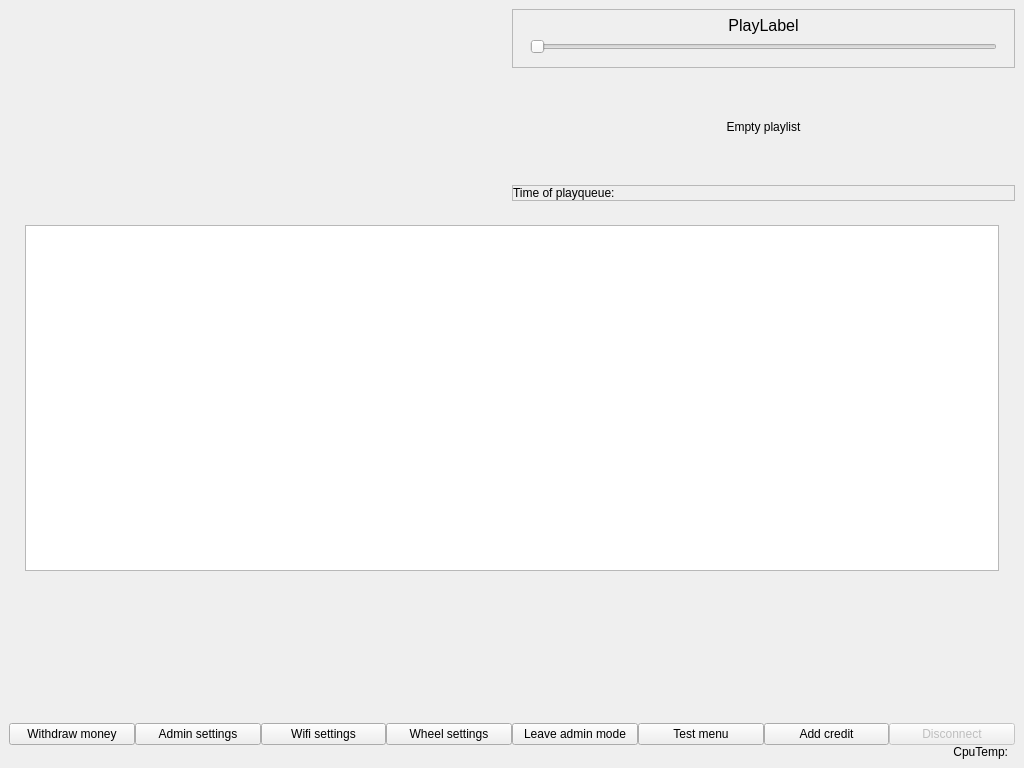
<?xml version="1.0" encoding="UTF-8"?>
<ui version="4.0">
 <class>MainWindow</class>
 <widget class="QMainWindow" name="MainWindow">
  <property name="geometry">
   <rect>
    <x>0</x>
    <y>0</y>
    <width>1024</width>
    <height>768</height>
   </rect>
  </property>
  <property name="sizePolicy">
   <sizepolicy hsizetype="Preferred" vsizetype="Preferred">
    <horstretch>0</horstretch>
    <verstretch>0</verstretch>
   </sizepolicy>
  </property>
  <property name="maximumSize">
   <size>
    <width>1024</width>
    <height>768</height>
   </size>
  </property>
  <property name="windowTitle">
   <string>MainWindow</string>
  </property>
  <widget class="QWidget" name="centralwidget">
   <property name="sizePolicy">
    <sizepolicy hsizetype="Fixed" vsizetype="Fixed">
     <horstretch>0</horstretch>
     <verstretch>0</verstretch>
    </sizepolicy>
   </property>
   <layout class="QVBoxLayout" name="verticalLayout_11" stretch="0">
    <property name="spacing">
     <number>0</number>
    </property>
    <property name="leftMargin">
     <number>0</number>
    </property>
    <property name="rightMargin">
     <number>0</number>
    </property>
    <item>
     <layout class="QVBoxLayout" name="verticalLayout" stretch="3,7,0">
      <property name="spacing">
       <number>0</number>
      </property>
      <item>
       <layout class="QHBoxLayout" name="horizontalLayout_5">
        <property name="leftMargin">
         <number>9</number>
        </property>
        <property name="rightMargin">
         <number>9</number>
        </property>
        <item>
         <layout class="QVBoxLayout" name="verticalLayout_10" stretch="0,0,0">
          <property name="spacing">
           <number>1</number>
          </property>
          <item>
           <layout class="QHBoxLayout" name="horizontalLayout_6" stretch="0,0,0">
            <item>
             <layout class="QVBoxLayout" name="verticalLayout_4">
              <item>
               <widget class="QLabel" name="actualCreditValue">
                <property name="sizePolicy">
                 <sizepolicy hsizetype="Preferred" vsizetype="Preferred">
                  <horstretch>0</horstretch>
                  <verstretch>0</verstretch>
                 </sizepolicy>
                </property>
                <property name="text">
                 <string/>
                </property>
               </widget>
              </item>
              <item>
               <widget class="QLabel" name="actualMoneyValue">
                <property name="text">
                 <string/>
                </property>
               </widget>
              </item>
              <item>
               <widget class="QLabel" name="actualFortuneCount">
                <property name="text">
                 <string/>
                </property>
               </widget>
              </item>
              <item>
               <widget class="QLabel" name="actualNeedFortuneMoney">
                <property name="text">
                 <string/>
                </property>
               </widget>
              </item>
              <item>
               <layout class="QHBoxLayout" name="horizontalLayout_13">
                <item>
                 <widget class="QLabel" name="wifiStateLabel">
                  <property name="text">
                   <string/>
                  </property>
                 </widget>
                </item>
                <item>
                 <widget class="QLabel" name="serverStateLabel">
                  <property name="text">
                   <string/>
                  </property>
                  <property name="alignment">
                   <set>Qt::AlignRight|Qt::AlignTrailing|Qt::AlignVCenter</set>
                  </property>
                 </widget>
                </item>
               </layout>
              </item>
             </layout>
            </item>
            <item>
             <widget class="QLabel" name="coinImageLabel">
              <property name="sizePolicy">
               <sizepolicy hsizetype="Preferred" vsizetype="Preferred">
                <horstretch>0</horstretch>
                <verstretch>0</verstretch>
               </sizepolicy>
              </property>
              <property name="minimumSize">
               <size>
                <width>45</width>
                <height>45</height>
               </size>
              </property>
              <property name="text">
               <string/>
              </property>
             </widget>
            </item>
            <item>
             <widget class="QLabel" name="insertNewCoinLabel">
              <property name="sizePolicy">
               <sizepolicy hsizetype="MinimumExpanding" vsizetype="Preferred">
                <horstretch>0</horstretch>
                <verstretch>0</verstretch>
               </sizepolicy>
              </property>
              <property name="font">
               <font>
                <pointsize>15</pointsize>
               </font>
              </property>
              <property name="text">
               <string/>
              </property>
             </widget>
            </item>
           </layout>
          </item>
          <item>
           <widget class="QLabel" name="infoLabel">
            <property name="font">
             <font>
              <pointsize>15</pointsize>
             </font>
            </property>
            <property name="text">
             <string/>
            </property>
           </widget>
          </item>
          <item>
           <widget class="QLabel" name="errorLabel">
            <property name="font">
             <font>
              <pointsize>15</pointsize>
             </font>
            </property>
            <property name="text">
             <string/>
            </property>
           </widget>
          </item>
         </layout>
        </item>
        <item>
         <layout class="QVBoxLayout" name="verticalLayout_14">
          <property name="spacing">
           <number>6</number>
          </property>
          <item>
           <widget class="QWidget" name="playQueueContainer" native="true">
            <property name="sizePolicy">
             <sizepolicy hsizetype="Expanding" vsizetype="Preferred">
              <horstretch>0</horstretch>
              <verstretch>0</verstretch>
             </sizepolicy>
            </property>
            <layout class="QVBoxLayout" name="verticalLayout_3" stretch="1,2,0">
             <property name="spacing">
              <number>0</number>
             </property>
             <property name="leftMargin">
              <number>0</number>
             </property>
             <property name="topMargin">
              <number>0</number>
             </property>
             <property name="rightMargin">
              <number>0</number>
             </property>
             <property name="bottomMargin">
              <number>0</number>
             </property>
             <item>
              <widget class="QFrame" name="livePlayFrame">
               <property name="frameShape">
                <enum>QFrame::StyledPanel</enum>
               </property>
               <property name="frameShadow">
                <enum>QFrame::Raised</enum>
               </property>
               <layout class="QVBoxLayout" name="verticalLayout_6" stretch="0,0">
                <property name="spacing">
                 <number>1</number>
                </property>
                <property name="topMargin">
                 <number>6</number>
                </property>
                <item>
                 <widget class="QLabel" name="playLabel">
                  <property name="sizePolicy">
                   <sizepolicy hsizetype="Ignored" vsizetype="Minimum">
                    <horstretch>0</horstretch>
                    <verstretch>0</verstretch>
                   </sizepolicy>
                  </property>
                  <property name="font">
                   <font>
                    <pointsize>12</pointsize>
                   </font>
                  </property>
                  <property name="text">
                   <string>PlayLabel</string>
                  </property>
                  <property name="alignment">
                   <set>Qt::AlignCenter</set>
                  </property>
                 </widget>
                </item>
                <item>
                 <layout class="QHBoxLayout" name="horizontalLayout_10">
                  <item>
                   <widget class="QLabel" name="totalTimeLabel">
                    <property name="sizePolicy">
                     <sizepolicy hsizetype="Minimum" vsizetype="Preferred">
                      <horstretch>0</horstretch>
                      <verstretch>0</verstretch>
                     </sizepolicy>
                    </property>
                    <property name="text">
                     <string/>
                    </property>
                   </widget>
                  </item>
                  <item>
                   <widget class="QSlider" name="playSlider">
                    <property name="sizePolicy">
                     <sizepolicy hsizetype="MinimumExpanding" vsizetype="MinimumExpanding">
                      <horstretch>0</horstretch>
                      <verstretch>0</verstretch>
                     </sizepolicy>
                    </property>
                    <property name="orientation">
                     <enum>Qt::Horizontal</enum>
                    </property>
                    <property name="invertedAppearance">
                     <bool>false</bool>
                    </property>
                   </widget>
                  </item>
                  <item>
                   <widget class="QLabel" name="timeLabel">
                    <property name="sizePolicy">
                     <sizepolicy hsizetype="Minimum" vsizetype="Preferred">
                      <horstretch>0</horstretch>
                      <verstretch>0</verstretch>
                     </sizepolicy>
                    </property>
                    <property name="text">
                     <string/>
                    </property>
                   </widget>
                  </item>
                 </layout>
                </item>
               </layout>
              </widget>
             </item>
             <item>
              <widget class="QStackedWidget" name="stackedWidget_2">
               <property name="currentIndex">
                <number>1</number>
               </property>
               <widget class="QWidget" name="playQueuePage">
                <layout class="QVBoxLayout" name="verticalLayout_8">
                 <property name="spacing">
                  <number>0</number>
                 </property>
                 <property name="leftMargin">
                  <number>0</number>
                 </property>
                 <property name="topMargin">
                  <number>0</number>
                 </property>
                 <property name="rightMargin">
                  <number>0</number>
                 </property>
                 <property name="bottomMargin">
                  <number>0</number>
                 </property>
                 <item>
                  <widget class="QTableWidget" name="playQueueWidget">
                   <property name="selectionBehavior">
                    <enum>QAbstractItemView::SelectRows</enum>
                   </property>
                   <property name="showGrid">
                    <bool>false</bool>
                   </property>
                   <property name="columnCount">
                    <number>1</number>
                   </property>
                   <attribute name="horizontalHeaderVisible">
                    <bool>false</bool>
                   </attribute>
                   <attribute name="horizontalHeaderStretchLastSection">
                    <bool>true</bool>
                   </attribute>
                   <attribute name="verticalHeaderVisible">
                    <bool>false</bool>
                   </attribute>
                   <attribute name="verticalHeaderDefaultSectionSize">
                    <number>18</number>
                   </attribute>
                   <attribute name="verticalHeaderMinimumSectionSize">
                    <number>18</number>
                   </attribute>
                   <column/>
                  </widget>
                 </item>
                </layout>
               </widget>
               <widget class="QWidget" name="emptyPlayQueuePage">
                <layout class="QVBoxLayout" name="verticalLayout_9">
                 <property name="spacing">
                  <number>0</number>
                 </property>
                 <property name="leftMargin">
                  <number>0</number>
                 </property>
                 <property name="topMargin">
                  <number>0</number>
                 </property>
                 <property name="rightMargin">
                  <number>0</number>
                 </property>
                 <property name="bottomMargin">
                  <number>0</number>
                 </property>
                 <item>
                  <widget class="QLabel" name="emptyLabel">
                   <property name="text">
                    <string>Empty playlist</string>
                   </property>
                   <property name="alignment">
                    <set>Qt::AlignCenter</set>
                   </property>
                  </widget>
                 </item>
                </layout>
               </widget>
              </widget>
             </item>
             <item>
              <widget class="QFrame" name="playQueueTimeFrame">
               <property name="frameShape">
                <enum>QFrame::StyledPanel</enum>
               </property>
               <property name="frameShadow">
                <enum>QFrame::Raised</enum>
               </property>
               <layout class="QHBoxLayout" name="horizontalLayout">
                <property name="spacing">
                 <number>0</number>
                </property>
                <property name="leftMargin">
                 <number>0</number>
                </property>
                <property name="topMargin">
                 <number>0</number>
                </property>
                <property name="rightMargin">
                 <number>0</number>
                </property>
                <property name="bottomMargin">
                 <number>0</number>
                </property>
                <item>
                 <widget class="QLabel" name="label_2">
                  <property name="sizePolicy">
                   <sizepolicy hsizetype="Expanding" vsizetype="Preferred">
                    <horstretch>0</horstretch>
                    <verstretch>0</verstretch>
                   </sizepolicy>
                  </property>
                  <property name="text">
                   <string>Time of playqueue:</string>
                  </property>
                 </widget>
                </item>
                <item>
                 <widget class="QLabel" name="timeOfPlayQueueLabel">
                  <property name="sizePolicy">
                   <sizepolicy hsizetype="Minimum" vsizetype="Preferred">
                    <horstretch>0</horstretch>
                    <verstretch>0</verstretch>
                   </sizepolicy>
                  </property>
                  <property name="text">
                   <string/>
                  </property>
                  <property name="alignment">
                   <set>Qt::AlignRight|Qt::AlignTrailing|Qt::AlignVCenter</set>
                  </property>
                 </widget>
                </item>
               </layout>
              </widget>
             </item>
            </layout>
           </widget>
          </item>
         </layout>
        </item>
       </layout>
      </item>
      <item>
       <widget class="QStackedWidget" name="stackedWidget">
        <property name="sizePolicy">
         <sizepolicy hsizetype="Expanding" vsizetype="Preferred">
          <horstretch>0</horstretch>
          <verstretch>0</verstretch>
         </sizepolicy>
        </property>
        <property name="currentIndex">
         <number>0</number>
        </property>
        <widget class="QWidget" name="pageMain">
         <layout class="QVBoxLayout" name="verticalLayout_12" stretch="8,1">
          <property name="leftMargin">
           <number>0</number>
          </property>
          <property name="rightMargin">
           <number>0</number>
          </property>
          <item>
           <layout class="QHBoxLayout" name="horizontalLayout_3">
            <property name="leftMargin">
             <number>25</number>
            </property>
            <property name="topMargin">
             <number>15</number>
            </property>
            <property name="rightMargin">
             <number>25</number>
            </property>
            <property name="bottomMargin">
             <number>15</number>
            </property>
            <item>
             <widget class="QTableWidget" name="songsWidget">
              <property name="styleSheet">
               <string notr="true"/>
              </property>
              <property name="editTriggers">
               <set>QAbstractItemView::NoEditTriggers</set>
              </property>
              <property name="tabKeyNavigation">
               <bool>true</bool>
              </property>
              <property name="showDropIndicator" stdset="0">
               <bool>false</bool>
              </property>
              <property name="alternatingRowColors">
               <bool>false</bool>
              </property>
              <property name="selectionMode">
               <enum>QAbstractItemView::SingleSelection</enum>
              </property>
              <property name="selectionBehavior">
               <enum>QAbstractItemView::SelectRows</enum>
              </property>
              <property name="showGrid">
               <bool>false</bool>
              </property>
              <property name="gridStyle">
               <enum>Qt::NoPen</enum>
              </property>
              <property name="columnCount">
               <number>1</number>
              </property>
              <attribute name="horizontalHeaderVisible">
               <bool>false</bool>
              </attribute>
              <attribute name="horizontalHeaderCascadingSectionResizes">
               <bool>true</bool>
              </attribute>
              <attribute name="horizontalHeaderDefaultSectionSize">
               <number>150</number>
              </attribute>
              <attribute name="horizontalHeaderHighlightSections">
               <bool>false</bool>
              </attribute>
              <attribute name="horizontalHeaderMinimumSectionSize">
               <number>40</number>
              </attribute>
              <attribute name="horizontalHeaderShowSortIndicator" stdset="0">
               <bool>false</bool>
              </attribute>
              <attribute name="horizontalHeaderStretchLastSection">
               <bool>true</bool>
              </attribute>
              <attribute name="verticalHeaderVisible">
               <bool>false</bool>
              </attribute>
              <attribute name="verticalHeaderMinimumSectionSize">
               <number>35</number>
              </attribute>
              <column/>
             </widget>
            </item>
           </layout>
          </item>
          <item>
           <layout class="QHBoxLayout" name="horizontalLayout_12">
            <property name="spacing">
             <number>0</number>
            </property>
            <item>
             <widget class="QLabel" name="leftLeftGenre">
              <property name="sizePolicy">
               <sizepolicy hsizetype="Preferred" vsizetype="Fixed">
                <horstretch>0</horstretch>
                <verstretch>0</verstretch>
               </sizepolicy>
              </property>
              <property name="minimumSize">
               <size>
                <width>0</width>
                <height>30</height>
               </size>
              </property>
              <property name="text">
               <string/>
              </property>
              <property name="alignment">
               <set>Qt::AlignCenter</set>
              </property>
             </widget>
            </item>
            <item>
             <widget class="QLabel" name="leftGenre">
              <property name="sizePolicy">
               <sizepolicy hsizetype="Preferred" vsizetype="Fixed">
                <horstretch>0</horstretch>
                <verstretch>0</verstretch>
               </sizepolicy>
              </property>
              <property name="minimumSize">
               <size>
                <width>0</width>
                <height>30</height>
               </size>
              </property>
              <property name="text">
               <string/>
              </property>
              <property name="alignment">
               <set>Qt::AlignCenter</set>
              </property>
             </widget>
            </item>
            <item>
             <widget class="QLabel" name="genreLabel">
              <property name="sizePolicy">
               <sizepolicy hsizetype="Preferred" vsizetype="Expanding">
                <horstretch>0</horstretch>
                <verstretch>0</verstretch>
               </sizepolicy>
              </property>
              <property name="font">
               <font>
                <pointsize>15</pointsize>
               </font>
              </property>
              <property name="text">
               <string/>
              </property>
              <property name="alignment">
               <set>Qt::AlignCenter</set>
              </property>
             </widget>
            </item>
            <item>
             <widget class="QLabel" name="rightGenre">
              <property name="sizePolicy">
               <sizepolicy hsizetype="Preferred" vsizetype="Fixed">
                <horstretch>0</horstretch>
                <verstretch>0</verstretch>
               </sizepolicy>
              </property>
              <property name="minimumSize">
               <size>
                <width>0</width>
                <height>30</height>
               </size>
              </property>
              <property name="text">
               <string/>
              </property>
              <property name="alignment">
               <set>Qt::AlignCenter</set>
              </property>
             </widget>
            </item>
            <item>
             <widget class="QLabel" name="rightRightGenre">
              <property name="sizePolicy">
               <sizepolicy hsizetype="Preferred" vsizetype="Fixed">
                <horstretch>0</horstretch>
                <verstretch>0</verstretch>
               </sizepolicy>
              </property>
              <property name="minimumSize">
               <size>
                <width>0</width>
                <height>30</height>
               </size>
              </property>
              <property name="text">
               <string/>
              </property>
              <property name="alignment">
               <set>Qt::AlignCenter</set>
              </property>
             </widget>
            </item>
           </layout>
          </item>
         </layout>
        </widget>
        <widget class="QWidget" name="pageBluetooth">
         <layout class="QVBoxLayout" name="verticalLayout_5" stretch="1,5,1">
          <property name="spacing">
           <number>2</number>
          </property>
          <property name="leftMargin">
           <number>50</number>
          </property>
          <property name="topMargin">
           <number>10</number>
          </property>
          <property name="rightMargin">
           <number>50</number>
          </property>
          <property name="bottomMargin">
           <number>10</number>
          </property>
          <item>
           <layout class="QHBoxLayout" name="horizontalLayout_4" stretch="1,1,1">
            <item>
             <spacer name="horizontalSpacer_5">
              <property name="orientation">
               <enum>Qt::Horizontal</enum>
              </property>
              <property name="sizeHint" stdset="0">
               <size>
                <width>40</width>
                <height>20</height>
               </size>
              </property>
             </spacer>
            </item>
            <item>
             <widget class="QPushButton" name="scanButton">
              <property name="sizePolicy">
               <sizepolicy hsizetype="Minimum" vsizetype="MinimumExpanding">
                <horstretch>0</horstretch>
                <verstretch>0</verstretch>
               </sizepolicy>
              </property>
              <property name="styleSheet">
               <string notr="true"/>
              </property>
              <property name="text">
               <string>Scan bluetooth network</string>
              </property>
              <property name="icon">
               <iconset resource="../resources/Resources.qrc">
                <normaloff>:/images/search1_fialova.png</normaloff>:/images/search1_fialova.png</iconset>
              </property>
              <property name="iconSize">
               <size>
                <width>32</width>
                <height>32</height>
               </size>
              </property>
             </widget>
            </item>
            <item>
             <spacer name="horizontalSpacer_4">
              <property name="orientation">
               <enum>Qt::Horizontal</enum>
              </property>
              <property name="sizeHint" stdset="0">
               <size>
                <width>40</width>
                <height>20</height>
               </size>
              </property>
             </spacer>
            </item>
           </layout>
          </item>
          <item>
           <layout class="QVBoxLayout" name="verticalLayout_7">
            <property name="spacing">
             <number>6</number>
            </property>
            <property name="leftMargin">
             <number>30</number>
            </property>
            <property name="topMargin">
             <number>10</number>
            </property>
            <property name="rightMargin">
             <number>30</number>
            </property>
            <property name="bottomMargin">
             <number>10</number>
            </property>
            <item>
             <widget class="QTableWidget" name="devicesWidget">
              <property name="styleSheet">
               <string notr="true"/>
              </property>
              <property name="selectionMode">
               <enum>QAbstractItemView::SingleSelection</enum>
              </property>
              <property name="selectionBehavior">
               <enum>QAbstractItemView::SelectRows</enum>
              </property>
              <property name="showGrid">
               <bool>false</bool>
              </property>
              <property name="columnCount">
               <number>1</number>
              </property>
              <attribute name="horizontalHeaderVisible">
               <bool>false</bool>
              </attribute>
              <attribute name="horizontalHeaderDefaultSectionSize">
               <number>300</number>
              </attribute>
              <attribute name="horizontalHeaderStretchLastSection">
               <bool>true</bool>
              </attribute>
              <attribute name="verticalHeaderVisible">
               <bool>false</bool>
              </attribute>
              <attribute name="verticalHeaderMinimumSectionSize">
               <number>35</number>
              </attribute>
              <column/>
             </widget>
            </item>
           </layout>
          </item>
          <item>
           <layout class="QHBoxLayout" name="horizontalLayout_2" stretch="1,3,8">
            <item>
             <spacer name="horizontalSpacer">
              <property name="orientation">
               <enum>Qt::Horizontal</enum>
              </property>
              <property name="sizeHint" stdset="0">
               <size>
                <width>40</width>
                <height>20</height>
               </size>
              </property>
             </spacer>
            </item>
            <item>
             <widget class="QPushButton" name="backFromBlueButton">
              <property name="sizePolicy">
               <sizepolicy hsizetype="Minimum" vsizetype="MinimumExpanding">
                <horstretch>0</horstretch>
                <verstretch>0</verstretch>
               </sizepolicy>
              </property>
              <property name="styleSheet">
               <string notr="true"/>
              </property>
              <property name="text">
               <string>Back</string>
              </property>
              <property name="icon">
               <iconset resource="../resources/Resources.qrc">
                <normaloff>:/images/back3_fialova.png</normaloff>:/images/back3_fialova.png</iconset>
              </property>
              <property name="iconSize">
               <size>
                <width>32</width>
                <height>32</height>
               </size>
              </property>
             </widget>
            </item>
            <item>
             <spacer name="horizontalSpacer_2">
              <property name="orientation">
               <enum>Qt::Horizontal</enum>
              </property>
              <property name="sizeHint" stdset="0">
               <size>
                <width>40</width>
                <height>20</height>
               </size>
              </property>
             </spacer>
            </item>
           </layout>
          </item>
         </layout>
        </widget>
       </widget>
      </item>
      <item>
       <layout class="QVBoxLayout" name="verticalLayout_2">
        <property name="spacing">
         <number>0</number>
        </property>
        <property name="leftMargin">
         <number>9</number>
        </property>
        <property name="rightMargin">
         <number>9</number>
        </property>
        <item>
         <layout class="QHBoxLayout" name="horizontalLayout_7">
          <item>
           <layout class="QVBoxLayout" name="verticalLayout_13">
            <item>
             <spacer name="verticalSpacer">
              <property name="orientation">
               <enum>Qt::Vertical</enum>
              </property>
              <property name="sizeHint" stdset="0">
               <size>
                <width>20</width>
                <height>0</height>
               </size>
              </property>
             </spacer>
            </item>
            <item>
             <widget class="QLabel" name="servicePhoneLabel">
              <property name="text">
               <string/>
              </property>
             </widget>
            </item>
            <item>
             <widget class="QLabel" name="nameLabel">
              <property name="sizePolicy">
               <sizepolicy hsizetype="Expanding" vsizetype="Preferred">
                <horstretch>0</horstretch>
                <verstretch>0</verstretch>
               </sizepolicy>
              </property>
              <property name="text">
               <string/>
              </property>
             </widget>
            </item>
            <item>
             <widget class="QLabel" name="adminLeaveLabel">
              <property name="text">
               <string/>
              </property>
             </widget>
            </item>
           </layout>
          </item>
          <item>
           <widget class="QLabel" name="coinImgLabel">
            <property name="sizePolicy">
             <sizepolicy hsizetype="Preferred" vsizetype="MinimumExpanding">
              <horstretch>0</horstretch>
              <verstretch>0</verstretch>
             </sizepolicy>
            </property>
            <property name="minimumSize">
             <size>
              <width>0</width>
              <height>75</height>
             </size>
            </property>
            <property name="text">
             <string/>
            </property>
           </widget>
          </item>
         </layout>
        </item>
        <item>
         <layout class="QHBoxLayout" name="horizontalLayout_9">
          <item>
           <widget class="QPushButton" name="withdrawMoneyButton">
            <property name="sizePolicy">
             <sizepolicy hsizetype="Minimum" vsizetype="Minimum">
              <horstretch>0</horstretch>
              <verstretch>0</verstretch>
             </sizepolicy>
            </property>
            <property name="text">
             <string>Withdraw money</string>
            </property>
           </widget>
          </item>
          <item>
           <widget class="QPushButton" name="adminSettingsButton">
            <property name="sizePolicy">
             <sizepolicy hsizetype="Minimum" vsizetype="Minimum">
              <horstretch>0</horstretch>
              <verstretch>0</verstretch>
             </sizepolicy>
            </property>
            <property name="text">
             <string>Admin settings</string>
            </property>
           </widget>
          </item>
          <item>
           <widget class="QPushButton" name="wifiSettingsButton">
            <property name="sizePolicy">
             <sizepolicy hsizetype="Minimum" vsizetype="Minimum">
              <horstretch>0</horstretch>
              <verstretch>0</verstretch>
             </sizepolicy>
            </property>
            <property name="text">
             <string>Wifi settings</string>
            </property>
           </widget>
          </item>
          <item>
           <widget class="QPushButton" name="wheelFortuneButton">
            <property name="text">
             <string>Wheel settings</string>
            </property>
           </widget>
          </item>
          <item>
           <widget class="QPushButton" name="leaveAdminButton">
            <property name="sizePolicy">
             <sizepolicy hsizetype="Minimum" vsizetype="Minimum">
              <horstretch>0</horstretch>
              <verstretch>0</verstretch>
             </sizepolicy>
            </property>
            <property name="text">
             <string>Leave admin mode</string>
            </property>
           </widget>
          </item>
          <item>
           <widget class="QPushButton" name="testMenuButton">
            <property name="text">
             <string>Test menu</string>
            </property>
           </widget>
          </item>
          <item>
           <widget class="QPushButton" name="addCreditButton">
            <property name="enabled">
             <bool>true</bool>
            </property>
            <property name="sizePolicy">
             <sizepolicy hsizetype="Minimum" vsizetype="Minimum">
              <horstretch>0</horstretch>
              <verstretch>0</verstretch>
             </sizepolicy>
            </property>
            <property name="text">
             <string>Add credit</string>
            </property>
           </widget>
          </item>
          <item>
           <widget class="QPushButton" name="disconnectButton">
            <property name="enabled">
             <bool>false</bool>
            </property>
            <property name="sizePolicy">
             <sizepolicy hsizetype="Minimum" vsizetype="Minimum">
              <horstretch>0</horstretch>
              <verstretch>0</verstretch>
             </sizepolicy>
            </property>
            <property name="text">
             <string>Disconnect</string>
            </property>
           </widget>
          </item>
         </layout>
        </item>
        <item>
         <layout class="QHBoxLayout" name="horizontalLayout_8" stretch="0,1,0">
          <item>
           <widget class="QLabel" name="actualTimeStampLabel">
            <property name="sizePolicy">
             <sizepolicy hsizetype="Minimum" vsizetype="Preferred">
              <horstretch>0</horstretch>
              <verstretch>0</verstretch>
             </sizepolicy>
            </property>
            <property name="text">
             <string/>
            </property>
           </widget>
          </item>
          <item>
           <widget class="QLabel" name="labelCpuTemp">
            <property name="enabled">
             <bool>true</bool>
            </property>
            <property name="sizePolicy">
             <sizepolicy hsizetype="Minimum" vsizetype="Minimum">
              <horstretch>0</horstretch>
              <verstretch>0</verstretch>
             </sizepolicy>
            </property>
            <property name="text">
             <string>CpuTemp:</string>
            </property>
            <property name="alignment">
             <set>Qt::AlignRight|Qt::AlignTrailing|Qt::AlignVCenter</set>
            </property>
           </widget>
          </item>
          <item>
           <widget class="QLabel" name="cpuTempValueLabel">
            <property name="enabled">
             <bool>true</bool>
            </property>
            <property name="text">
             <string/>
            </property>
           </widget>
          </item>
         </layout>
        </item>
       </layout>
      </item>
     </layout>
    </item>
   </layout>
  </widget>
 </widget>
 <resources>
  <include location="../resources/Resources.qrc"/>
 </resources>
 <connections/>
</ui>
